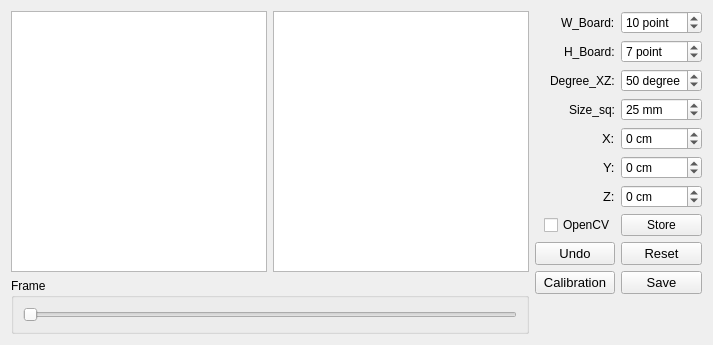
      <widget class="QWidget" name="cali">
       <attribute name="title">
        <string>Calibration</string>
       </attribute>
       <layout class="QHBoxLayout" name="horizontalLayout_3">
        <item>
         <layout class="QVBoxLayout" name="video_show">
          <item>
           <layout class="QHBoxLayout" name="horizontalLayout_6">
            <property name="sizeConstraint">
             <enum>QLayout::SetDefaultConstraint</enum>
            </property>
            <item>
             <widget class="PlotWidget" name="calibrat_side_frame"/>
            </item>
            <item>
             <spacer name="verticalSpacer">
              <property name="orientation">
               <enum>Qt::Vertical</enum>
              </property>
              <property name="sizeType">
               <enum>QSizePolicy::Expanding</enum>
              </property>
              <property name="sizeHint" stdset="0">
               <size>
                <width>0</width>
                <height>0</height>
               </size>
              </property>
             </spacer>
            </item>
            <item>
             <widget class="PlotWidget" name="calibrat_top_frame"/>
            </item>
           </layout>
          </item>
          <item>
           <widget class="QGroupBox" name="groupBox_6">
            <property name="title">
             <string>Frame</string>
            </property>
            <layout class="QVBoxLayout" name="verticalLayout_9">
             <item>
              <widget class="QSlider" name="calibrat_sli_frame">
               <property name="maximum">
                <number>100</number>
               </property>
               <property name="pageStep">
                <number>30</number>
               </property>
               <property name="orientation">
                <enum>Qt::Horizontal</enum>
               </property>
               <property name="tickPosition">
                <enum>QSlider::NoTicks</enum>
               </property>
              </widget>
             </item>
            </layout>
           </widget>
          </item>
         </layout>
        </item>
        <item>
         <layout class="QVBoxLayout" name="side_menu">
          <property name="sizeConstraint">
           <enum>QLayout::SetMinimumSize</enum>
          </property>
          <item>
           <layout class="QGridLayout" name="gridLayout_3">
            <item row="9" column="1" alignment="Qt::AlignRight">
             <widget class="QCheckBox" name="calibrat_checkBox_opencv">
              <property name="text">
               <string>OpenCV</string>
              </property>
             </widget>
            </item>
            <item row="7" column="2">
             <widget class="QSpinBox" name="calibrat_spinBox_y">
              <property name="sizePolicy">
               <sizepolicy hsizetype="Minimum" vsizetype="Preferred">
                <horstretch>0</horstretch>
                <verstretch>0</verstretch>
               </sizepolicy>
              </property>
              <property name="accelerated">
               <bool>true</bool>
              </property>
              <property name="suffix">
               <string> cm</string>
              </property>
              <property name="minimum">
               <number>-50</number>
              </property>
              <property name="maximum">
               <number>50</number>
              </property>
             </widget>
            </item>
            <item row="1" column="2">
             <widget class="QSpinBox" name="calibrat_spinBox_Wboard">
              <property name="sizePolicy">
               <sizepolicy hsizetype="Minimum" vsizetype="Preferred">
                <horstretch>0</horstretch>
                <verstretch>0</verstretch>
               </sizepolicy>
              </property>
              <property name="accelerated">
               <bool>true</bool>
              </property>
              <property name="suffix">
               <string> point</string>
              </property>
              <property name="value">
               <number>10</number>
              </property>
             </widget>
            </item>
            <item row="8" column="1" alignment="Qt::AlignRight">
             <widget class="QLabel" name="label_z">
              <property name="sizePolicy">
               <sizepolicy hsizetype="Minimum" vsizetype="Minimum">
                <horstretch>0</horstretch>
                <verstretch>0</verstretch>
               </sizepolicy>
              </property>
              <property name="font">
               <font>
                <pointsize>10</pointsize>
               </font>
              </property>
              <property name="text">
               <string>Z:</string>
              </property>
             </widget>
            </item>
            <item row="8" column="2">
             <widget class="QSpinBox" name="calibrat_spinBox_z">
              <property name="sizePolicy">
               <sizepolicy hsizetype="Minimum" vsizetype="Preferred">
                <horstretch>0</horstretch>
                <verstretch>0</verstretch>
               </sizepolicy>
              </property>
              <property name="toolTip">
               <string/>
              </property>
              <property name="statusTip">
               <string/>
              </property>
              <property name="whatsThis">
               <string/>
              </property>
              <property name="specialValueText">
               <string/>
              </property>
              <property name="accelerated">
               <bool>true</bool>
              </property>
              <property name="suffix">
               <string> cm</string>
              </property>
              <property name="minimum">
               <number>-50</number>
              </property>
              <property name="maximum">
               <number>50</number>
              </property>
             </widget>
            </item>
            <item row="3" column="2">
             <widget class="QSpinBox" name="calibrat_spinBox_drgree">
              <property name="sizePolicy">
               <sizepolicy hsizetype="Minimum" vsizetype="Preferred">
                <horstretch>0</horstretch>
                <verstretch>0</verstretch>
               </sizepolicy>
              </property>
              <property name="suffix">
               <string> degree</string>
              </property>
              <property name="value">
               <number>50</number>
              </property>
             </widget>
            </item>
            <item row="1" column="1" alignment="Qt::AlignRight">
             <widget class="QLabel" name="label">
              <property name="sizePolicy">
               <sizepolicy hsizetype="Minimum" vsizetype="Minimum">
                <horstretch>0</horstretch>
                <verstretch>0</verstretch>
               </sizepolicy>
              </property>
              <property name="text">
               <string>W_Board:</string>
              </property>
             </widget>
            </item>
            <item row="9" column="2">
             <widget class="QPushButton" name="calibrat_btn_store">
              <property name="text">
               <string>Store</string>
              </property>
             </widget>
            </item>
            <item row="4" column="2">
             <widget class="QSpinBox" name="calibrat_spinBox_sizesq">
              <property name="sizePolicy">
               <sizepolicy hsizetype="Minimum" vsizetype="Preferred">
                <horstretch>0</horstretch>
                <verstretch>0</verstretch>
               </sizepolicy>
              </property>
              <property name="accelerated">
               <bool>true</bool>
              </property>
              <property name="suffix">
               <string> mm</string>
              </property>
              <property name="minimum">
               <number>-99</number>
              </property>
              <property name="value">
               <number>25</number>
              </property>
             </widget>
            </item>
            <item row="10" column="2">
             <widget class="QPushButton" name="calibrat_btn_reset">
              <property name="font">
               <font>
                <pointsize>10</pointsize>
               </font>
              </property>
              <property name="text">
               <string>Reset</string>
              </property>
             </widget>
            </item>
            <item row="10" column="1">
             <widget class="QPushButton" name="calibrat_btn_undo">
              <property name="font">
               <font>
                <pointsize>10</pointsize>
               </font>
              </property>
              <property name="text">
               <string>Undo</string>
              </property>
             </widget>
            </item>
            <item row="2" column="1" alignment="Qt::AlignRight">
             <widget class="QLabel" name="label_2">
              <property name="text">
               <string>H_Board:</string>
              </property>
             </widget>
            </item>
            <item row="2" column="2">
             <widget class="QSpinBox" name="calibrat_spinBox_Hboard">
              <property name="sizePolicy">
               <sizepolicy hsizetype="Minimum" vsizetype="Preferred">
                <horstretch>0</horstretch>
                <verstretch>0</verstretch>
               </sizepolicy>
              </property>
              <property name="suffix">
               <string> point</string>
              </property>
              <property name="value">
               <number>7</number>
              </property>
             </widget>
            </item>
            <item row="12" column="2">
             <widget class="QPushButton" name="calibrat_btn_save">
              <property name="font">
               <font>
                <pointsize>10</pointsize>
               </font>
              </property>
              <property name="text">
               <string>Save</string>
              </property>
             </widget>
            </item>
            <item row="6" column="1" alignment="Qt::AlignRight">
             <widget class="QLabel" name="label_x">
              <property name="sizePolicy">
               <sizepolicy hsizetype="Minimum" vsizetype="Minimum">
                <horstretch>0</horstretch>
                <verstretch>0</verstretch>
               </sizepolicy>
              </property>
              <property name="font">
               <font>
                <pointsize>10</pointsize>
               </font>
              </property>
              <property name="text">
               <string>X:</string>
              </property>
             </widget>
            </item>
            <item row="3" column="1" alignment="Qt::AlignRight">
             <widget class="QLabel" name="label_3">
              <property name="text">
               <string>Degree_XZ:</string>
              </property>
             </widget>
            </item>
            <item row="12" column="1">
             <widget class="QPushButton" name="calibrat_btn_cali">
              <property name="font">
               <font>
                <pointsize>10</pointsize>
               </font>
              </property>
              <property name="text">
               <string>Calibration</string>
              </property>
             </widget>
            </item>
            <item row="4" column="1" alignment="Qt::AlignRight">
             <widget class="QLabel" name="label_4">
              <property name="text">
               <string>Size_sq:</string>
              </property>
             </widget>
            </item>
            <item row="7" column="1" alignment="Qt::AlignRight">
             <widget class="QLabel" name="label_y">
              <property name="sizePolicy">
               <sizepolicy hsizetype="Minimum" vsizetype="Minimum">
                <horstretch>0</horstretch>
                <verstretch>0</verstretch>
               </sizepolicy>
              </property>
              <property name="font">
               <font>
                <pointsize>10</pointsize>
               </font>
              </property>
              <property name="text">
               <string>Y:</string>
              </property>
             </widget>
            </item>
            <item row="6" column="2">
             <widget class="QSpinBox" name="calibrat_spinBox_x">
              <property name="sizePolicy">
               <sizepolicy hsizetype="Minimum" vsizetype="Preferred">
                <horstretch>0</horstretch>
                <verstretch>0</verstretch>
               </sizepolicy>
              </property>
              <property name="accelerated">
               <bool>true</bool>
              </property>
              <property name="suffix">
               <string> cm</string>
              </property>
              <property name="minimum">
               <number>-50</number>
              </property>
              <property name="maximum">
               <number>50</number>
              </property>
             </widget>
            </item>
           </layout>
          </item>
          <item>
           <spacer name="verticalSpacer_2">
            <property name="orientation">
             <enum>Qt::Vertical</enum>
            </property>
            <property name="sizeHint" stdset="0">
             <size>
              <width>20</width>
              <height>40</height>
             </size>
            </property>
           </spacer>
          </item>
         </layout>
        </item>
       </layout>
      </widget>
